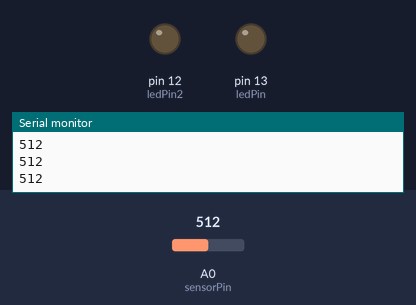
A sketch run on a simulated Arduino Uno, built with avr-gcc and run on an emulated ATmega328P. Shown: output pins drawn as LEDs (lit = HIGH), the last lines printed to the serial monitor. Inputs (shaded band) come from the test bench; at power-on: A0 (sensorPin) = 512.

Above: at 1.2 s.
1.3 s: A0 (sensorPin) set to 481
At 2.5 s:
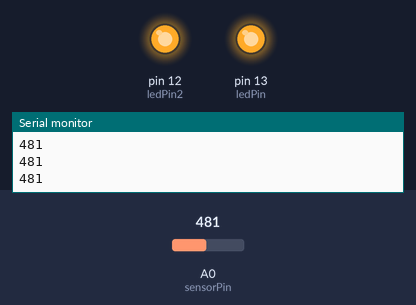
2.8 s: A0 (sensorPin) set to 510
At 3.4 s:
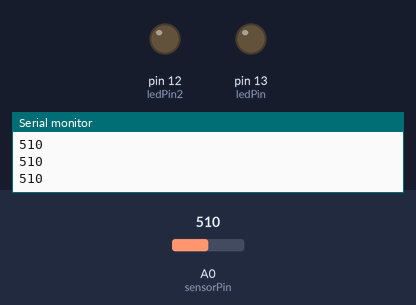
4.3 s: A0 (sensorPin) set to 490
At 4.7 s:
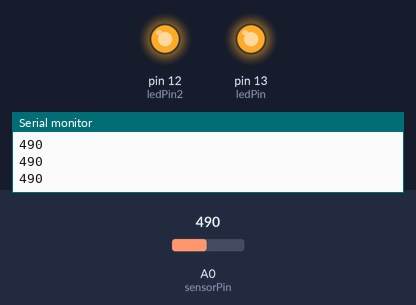
Timing chart, 0 to 7.3 s (numbered marks = the images above; inputs shaded):
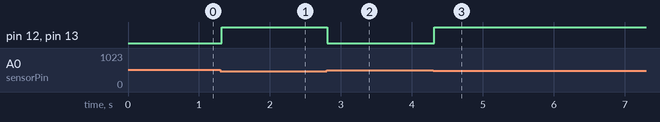

Measured:
- the behaviour switches between 500 and 499 on A0 (sensorPin) (found by bisection; images 0 and 1)
- after the input at 1.3 s, pin 12 (ledPin2), pin 13 (ledPin): LOW → HIGH at once
- after the input at 2.8 s, pin 12 (ledPin2), pin 13 (ledPin): HIGH → LOW at once
- after the input at 4.3 s, pin 12 (ledPin2), pin 13 (ledPin): LOW → HIGH at once

The sketch:

ldr.ino
```cpp
int sensorPin = A0;   // select the input pin for the potentiometer
int ledPin = 13;      // select the pin for the LED
int ledPin2 = 12;
int ledPin3 = 11;
int sensorValue = 0;  // variable to store the value coming from the sensor

void setup() {
  // declare the ledPin as an OUTPUT:
  pinMode(ledPin, OUTPUT);
  pinMode(ledPin2, OUTPUT);
  pinMode(sensorPin, INPUT);
  Serial.begin(9600);
}

void loop() {
  // read the value from the sensor:
  sensorValue = analogRead(sensorPin);
  Serial.println(sensorValue);
  delay(10);

  if (sensorValue < 500) {
    digitalWrite(ledPin, HIGH);
    digitalWrite(ledPin2, HIGH);
    digitalWrite(ledPin3, HIGH);
  } else {
    digitalWrite(ledPin, LOW);
    digitalWrite(ledPin2, LOW);
    digitalWrite(ledPin3, LOW);
  }
}
```
